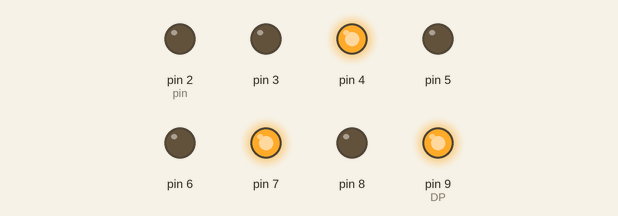
The sketch below on a simulated Arduino Uno, built with avr-gcc and run on an emulated ATmega328P. On the bench: output pins drawn as LEDs (lit = HIGH).

Above: at 0.1 s.
Timing chart, 0 to 1.6 s (numbered marks = the images above):
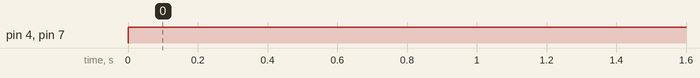

Measured:
- by itself, pin 4, pin 7: LOW → HIGH at 0.00 s

The sketch:

test13SevenSegment.ino
```cpp
byte digits[3][7] = {
  //{A B C D E F G}// 0점등,1소등
  {0,0,0,0,0,0,1},//0
  {1,0,0,1,1,1,1},//1
  {0,0,1,0,0,1,0},//2
  //3~9까지 배열추가하고 카운트 점등 완성하기.
};
void setup() {

  pinMode(2,OUTPUT);//A
  pinMode(3,OUTPUT);//B
  pinMode(4,OUTPUT);//C
  pinMode(5,OUTPUT);//D
  pinMode(6,OUTPUT);//E
  pinMode(7,OUTPUT);//F
  pinMode(8,OUTPUT);//G
  pinMode(9,OUTPUT);//DP .
  digitalWrite(9,HIGH);//DP 1 >> off
}


void loop() {
  int pin = 2;
  for(int i=0;i<7;i++){
    digitalWrite(pin+i,digits[2][i]);
  }

}
```
